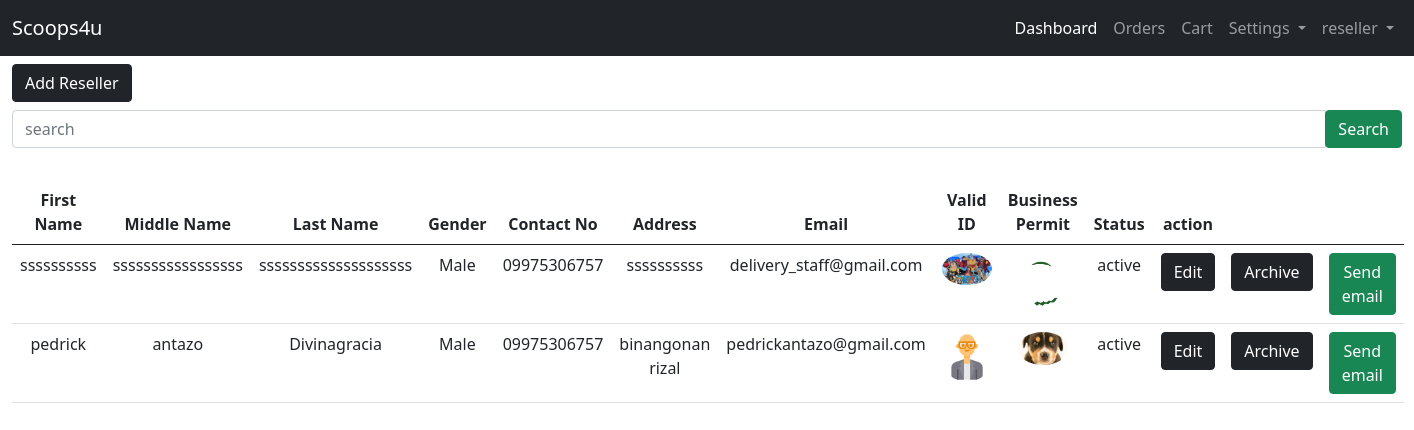
The page /user-site/list-reseller/ (signed in) on the database its author committed.
### landing_page/models.py (models this page shows)
class User(AbstractUser):
    ROLE = ((" "," "),("admin","admin"),("staff","staff"),("reseller","reseller"),("delivery_staff","delivery_staff"))
    STAT = ((" "," "),("active","active"),("inactive","inactive"))
    role = models.CharField(max_length=50, null=True, default=None, choices=ROLE)
    status = models.CharField(max_length=50, null=True, default=None , choices=STAT)

### admin_site/models.py (models this page shows, shortened)
class Reseller(models.Model):
    STATUS = (("pending","pending"),("active","active"),("inactive","inactive"))
    BOOLCHOICE = (("Male","Male"),("Female","Female"))
    reseller_fname =models.CharField(max_length=200, verbose_name='First Name')
    reseller_mname =models.CharField(max_length=200, verbose_name='Middle Name')
    reseller_lname =models.CharField(max_length=200, verbose_name='Last Name')
    reseller_gender = models.CharField(max_length = 50,choices=BOOLCHOICE, verbose_name='Gender')
    reseller_contact =models.CharField(max_length = 12, verbose_name='Contact Number')
    reseller_address =models.TextField(null=False, verbose_name='Address')
    reseller_email =models.EmailField(unique=True, max_length=200, verbose_name='Email')
    reseller_id =models.ImageField( upload_to=image_path, verbose_name='valid id')
    reseller_businessp =models.ImageField( upload_to=image_path,verbose_name='business id')
    reseller_status =models.CharField(max_length=200, null=True, choices=STATUS, verbose_name='Status')

### admin_site/views.py (the view)
# urls.py: path('list-reseller/', views.list_reseller, name='list_reseller'),
@login_required(login_url='landing_page:login')
def list_reseller(request):
    list_reseller = Reseller.objects.order_by('-id').filter(reseller_status = "active")
    context = {'list_reseller':list_reseller}
    return render(request, 'admin_site/user/list_reseller.html', context)

### templates/admin_site/user/list_reseller.html (shortened to what this page needs)
{% extends 'admin_site/base.html' %}
{% block template %}
<a href="{% url 'admin_site:add_reseller' %}" class="btn btn-dark ">Add Reseller</a>
<form action="{% url 'admin_site:search_reseller' %}" method="get" class="my-2">
    <div class="input-group">
        <input type="text" class="form-control" name="search" placeholder="search" required>
        <div class="input-group-append">
            <button class="btn btn-success">Search</button>
        </div>
    </div>
</form>
<br>
    {% if list_reseller %}
    <table class="table table-hover text-center">
        <thead>
            <tr>
                <th>First Name</th>
                <th>Middle Name</th>
                <th>Last Name</th>
                <th>Gender</th>
                <th>Contact No</th>
                <th>Address</th>
                <th>Email</th>
                <th>Valid ID</th>
                <th>Business Permit</th>
                <th>Status</th>
                <th>action</th>
                <th></th>
                <th></th>
            </tr>
            <tbody>
                {% for list in list_reseller %}
                <tr>
                    <td>{{ list.reseller_fname }}</td>
                    <td>{{ list.reseller_mname }}</td>
                    <td>{{ list.reseller_lname }}</td>
                    <td>{{ list.reseller_gender }}</td>
                    <td>{{ list.reseller_contact }}</td>
                    <td>{{ list.reseller_address }}</td>
                    <td>{{ list.reseller_email }}</td>
                    <td><a href="{% url 'admin_site:viewingpic_vid' list.id %}"><img src="/media/{{ list.reseller_id}}" alt="Valid-ID" width="50" class="rounded-circle"></a></td>
                    <td><a href="{% url 'admin_site:viewingpic_bpermit' list.id %}"><img src="/media/{{ list.reseller_businessp}}" alt="Valid-ID" width="50" class="rounded-circle"></a></td>
                    <td>{{ list.reseller_status }}</td>
                    <td><a href="{% url 'admin_site:edit_reseller' list.id %}" class="btn btn-dark">Edit</a></td>
                    <form method="POST" action="{% url 'admin_site:archive_reseller'  list.id %}" onsubmit="return submitForm(this);">
                    <td> <input type="submit" class="btn btn-dark"  value="Archive"></td>
                    </form>
                    <td><a href="{% url 'admin_site:send_email_reseller' list.id %}" class="btn btn-success">Send email</a></td>
                </tr>
                {% endfor %}
            </tbody>
        </thead>
    </table>
    {% endif %}
{% endblock template %}

### templates/admin_site/base.html (shortened to what this page needs)
{% load static %}
<!DOCTYPE html>
<html lang="en">
<head>
    <link href="https://cdn.jsdelivr.net/npm/bootstrap@5.0.2/dist/css/bootstrap.min.css" rel="stylesheet">
    <link rel="stylesheet" href="{% static 'css/sample.css' %}">
  </head>
<body>
{% if user.role == "reseller"%}
 <nav class="navbar navbar-expand-lg navbar-dark bg-dark">
    <div class="container-fluid">
      <a class="navbar-brand" href="#">Scoops4u</a>
      <div class="collapse navbar-collapse" id="navbarNavDropdown">
        <ul class="navbar-nav ms-auto mb-2 mb-lg-0">
          <li class="nav-item">
            <a class="nav-link active" aria-current="page" href="{% url 'reseller_site:dashboard'%}">Dashboard</a>
          </li>
          <li class="nav-item">
            <a class="nav-link" href="{% url 'reseller_site:transaction_orders'  %}">Orders</a>
          </li>
          <li class="nav-item">
            <a class="nav-link" href="{% url 'reseller_site:add_cart'  %}">Cart</a>
          </li>
          <li class="nav-item dropdown">
            <a class="nav-link dropdown-toggle" href="#" id="navbarDropdownMenuLink" role="button" data-bs-toggle="dropdown" aria-expanded="false">
              Settings
            </a>
          </li>
          <li class="nav-item dropdown">
            <a class="nav-link dropdown-toggle" href="#" id="navbarDropdownMenuLink" role="button" data-bs-toggle="dropdown" aria-expanded="false">
               {{ user }}
            </a>
          </li>
        </ul>
      </div>
    </div>
  </nav>
{% endif %}
    <div class="container-fluid">
      {% block template %}
      {% endblock template %}
    </div>
</body>
</html>

### rows shown on the page
User: username "reseller"
Reseller: reseller_fname "ssssssssss", reseller_mname "sssssssssssssssss", reseller_lname "ssssssssssssssssssss", reseller_gender "Male", reseller_contact "09975306757", reseller_address "ssssssssss", reseller_email "delivery_staff@gmail.com", reseller_id (picture), reseller_businessp (picture), reseller_status "active"
Reseller: reseller_fname "pedrick", reseller_mname "antazo", reseller_lname "Divinagracia", reseller_gender "Male", reseller_contact "09975306757", reseller_address "binangonan rizal", reseller_email "pedrickantazo@gmail.com", reseller_id (picture), reseller_businessp (picture), reseller_status "active"
